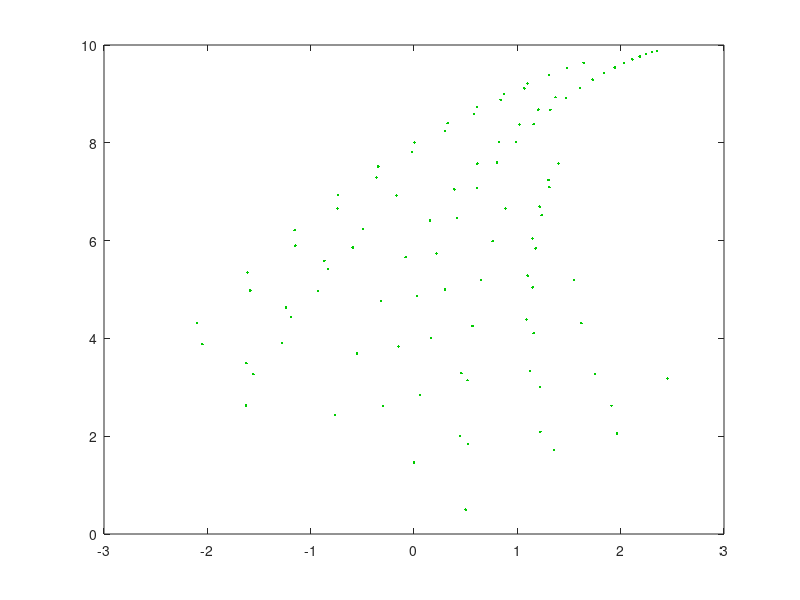

Reproduce this figure in MATLAB.
function fraktale()
    tic
    Q = IFS();
    
    close all
    
    x = [0.5 0.5];
    LOOPmax = 100;
    
    plot(x(1), x(2), '.', 'color' ,[0 0.8 0])
    set(gca, 'color', [0 0 0]);
    hold on
    
    Xminmax = [-2.152858 0.500000 2.653972 9.964024];
    M = round(sqrt(LOOPmax))*3;
    N = round(M*(Xminmax(3)-Xminmax(1))/(Xminmax(4)-Xminmax(2)));
    Pic = zeros(M,N);
    
    for loop = 1:LOOPmax
        i = RandP(Q(:,7));
        xd(1) = Q(i, 1:2) * x';
        xd(2) = Q(i, 3:4) * x';
        x = xd + Q(i, 5:6);
        plot(x(1), x(2), '.', 'color' ,[0 0.8 0])
        
        raw = M+1-min(M,max(1,RawCol(x(2),Xminmax(2),Xminmax(4),M)));
        col = min(N,max(1,RawCol(x(1),Xminmax(1),Xminmax(3),N)));
        Pic(raw,col)=1;
    end
    
    
    PicRGB = zeros(M,N,3);
    PicRGB(:,:,2)=0.8*Pic;
    %imshow(PicRGB)
    imwrite(PicRGB,"fractal.png")
    
    toc
end

function Q = IFS()
    Q=[[0 0 0 0.16 0 0 0.01]; [0.20 -0.26 0.23 0.22 0 1.60 0.07]; [-0.15 0.28 0.26 0.24 0 0.44 0.07];
    [0.85 0.04 -0.04 0.85 0 1.60 0.85]];

end

function i = RandP(P)
    CP = cumsum(P) * 100;
    ir = round(rand * 100 - 1);
    i = 1;
    for l = length(CP) - 1:-1:1
        if ir >= CP(l)
            i = l + 1;
            break;
        end
    end
end

function ij=RawCol(x,xmin,xmax,L)
    ij = round(1+(x-xmin)/(xmax-xmin)*(L-1));
end
